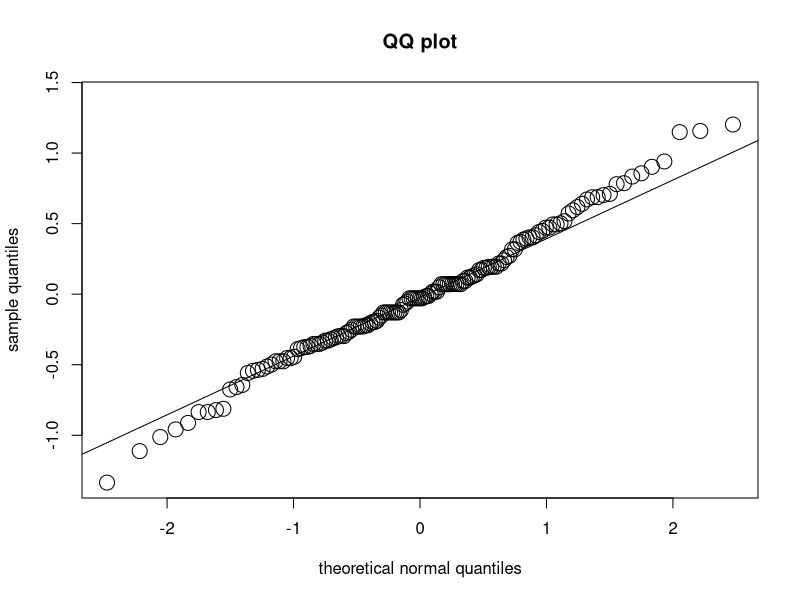
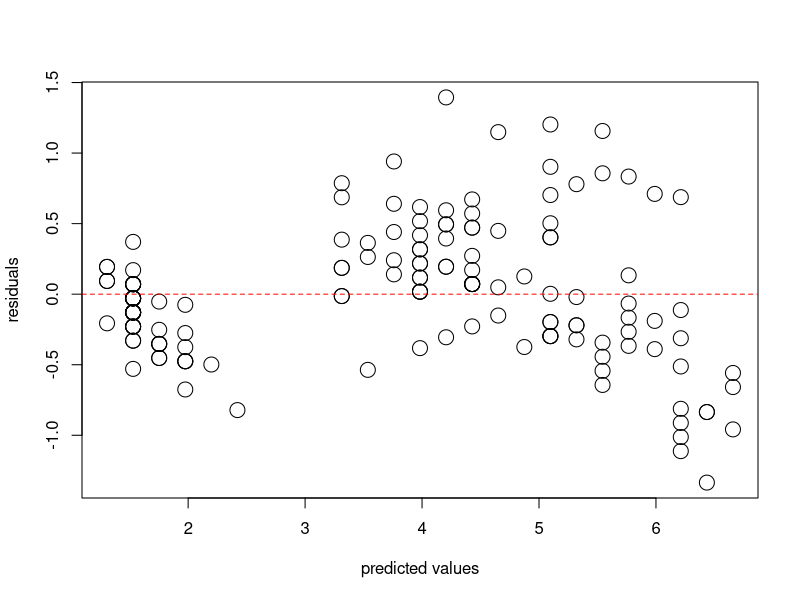
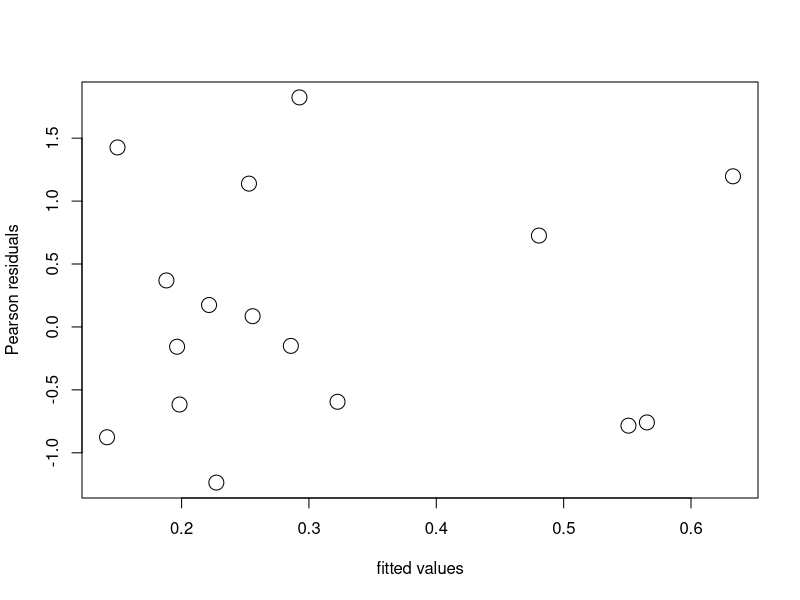
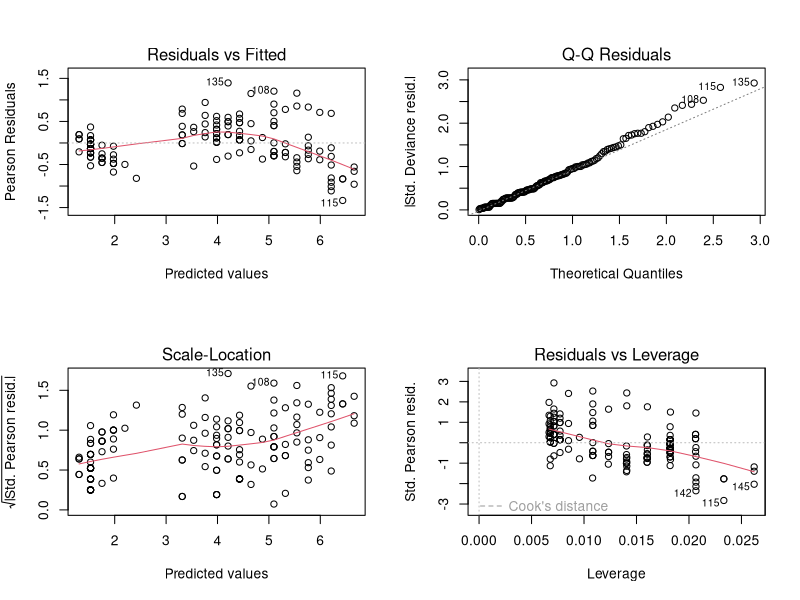
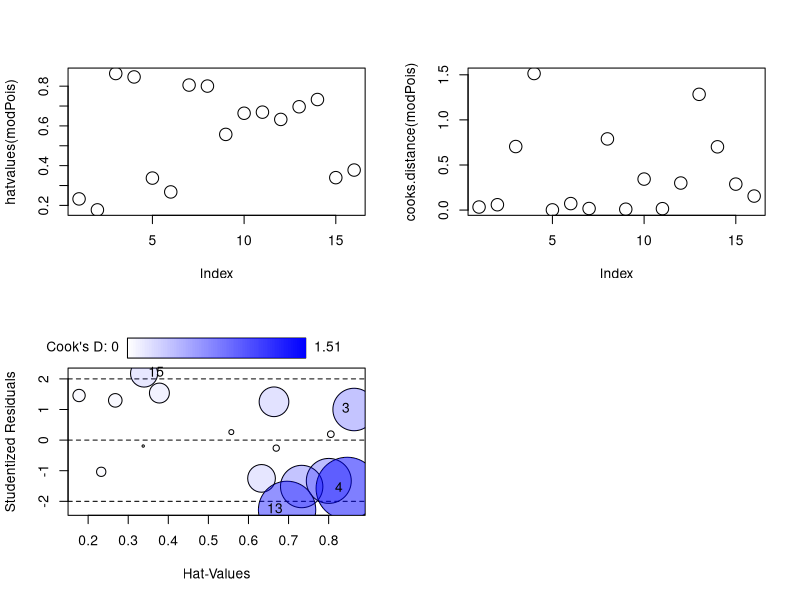

Write R code to recreate these figures, in order.
## ---- chunk 1
knitr::opts_chunk$set(echo = TRUE, fig.width=16, fig.height=9, dpi=150, highlight=T)

require(tidyverse)
require(knitr)
require(gridExtra)
## ---- chunk 2
data(iris)
modLinReg<-glm(Petal.Length~Petal.Width,data=iris,family=gaussian)
rmod<-resid(modLinReg)
theoQ<-qnorm(order(order(rmod))/length(rmod)) # calculates theorectical normal quantiles
plot(theoQ,rmod,
     xlab="theoretical normal quantiles",
     ylab="sample quantiles",
     main="QQ plot", cex=2)
qqline(rmod) # just adds the line
## ---- chunk 3
plot(predict(modLinReg),resid(modLinReg),xlab="predicted values",ylab="residuals",cex=2)
abline(h=0,lty=2,col="red")
## ---- chunk 4
cuse<-read.csv("cuse.csv")
modPois<-glm(cbind(using, notUsing) ~ age + education + wantsMore + education + age:wantsMore, data=cuse, family=binomial)
plot(predict(modPois,type="response"),resid(modPois,type="pearson"),xlab="fitted values",ylab="Pearson residuals",cex=2)
## ---- chunk 5
par(mfrow=c(2,2))
plot(modLinReg)
## ---- chunk 6
eta2<-predict(modPois,type="link")^2
modPoisEta<-glm(cbind(using, notUsing) ~ eta2 + age + education + wantsMore + education + age:wantsMore, data=cuse, family=binomial)

summary(modPoisEta)$coefficients[,c(1,4)]
## ---- chunk 7
plot(hatvalues(modPois),cex=2)
## ---- chunk 8
plot(cooks.distance(modPois),cex=2)
## ---- chunk 9
library(car)
influencePlot(modPois)
